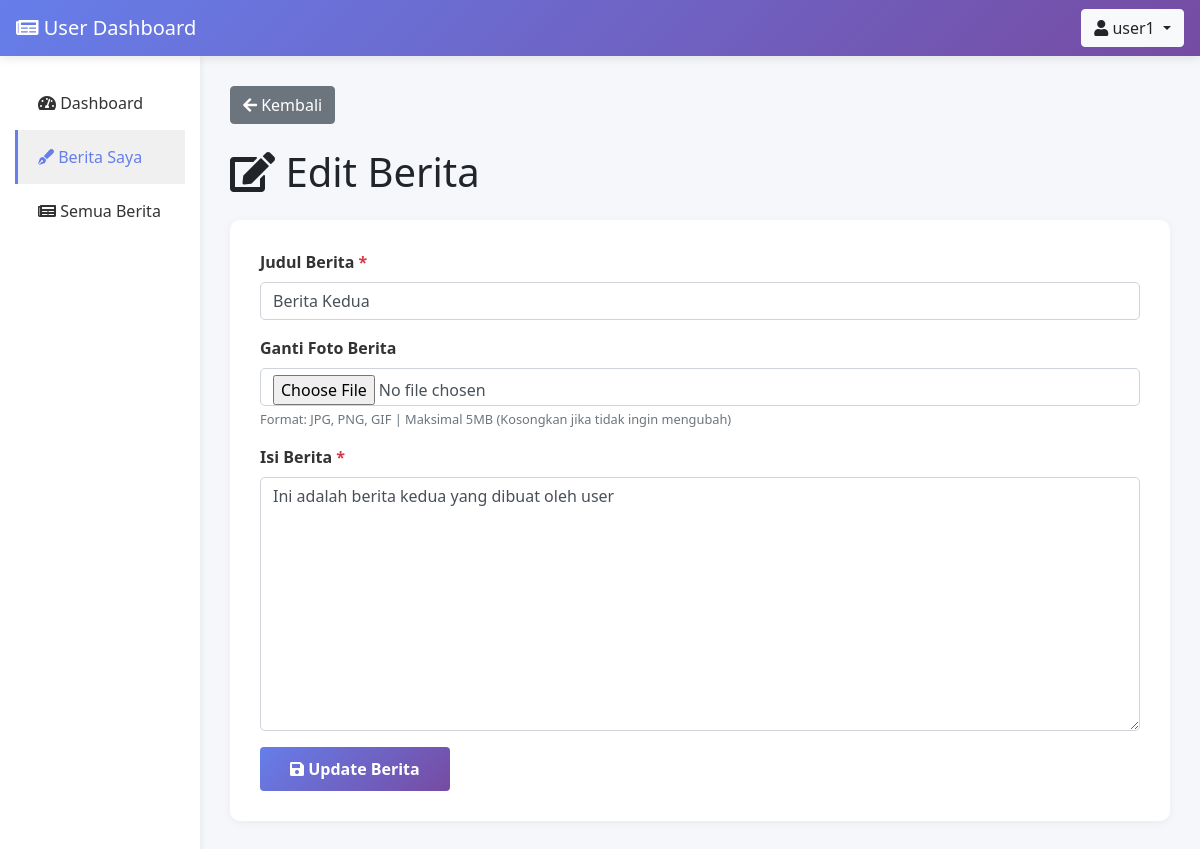
The page /user/berita_edit.php?id=2 (signed in) on the database its author committed.
### tables this page shows
CREATE TABLE berita (
    id INT PRIMARY KEY AUTO_INCREMENT,
    judul VARCHAR(255) NOT NULL,
    isi TEXT NOT NULL,
    foto VARCHAR(255),
    user_id INT NOT NULL,
    created_at TIMESTAMP DEFAULT CURRENT_TIMESTAMP,
    updated_at TIMESTAMP DEFAULT CURRENT_TIMESTAMP ON UPDATE CURRENT_TIMESTAMP,
    FOREIGN KEY (user_id) REFERENCES users(id) ON DELETE CASCADE
);

### user/berita_edit.php (the view, shortened to what this page needs)
<?php
include '../koneksi.php';
$id = $_GET['id'] ?? '';
$query = "SELECT * FROM berita WHERE id = $id AND user_id = " . $_SESSION['user_id'];
$result = mysqli_query($koneksi, $query);
$berita = mysqli_fetch_assoc($result);
?>
<!DOCTYPE html>
<html lang="id">
<head>
    <link rel="stylesheet" href="https://stackpath.bootstrapcdn.com/bootstrap/4.5.2/css/bootstrap.min.css">
    <link rel="stylesheet" href="https://cdnjs.cloudflare.com/ajax/libs/font-awesome/5.15.4/css/all.min.css">
</head>
<body>
    <nav class="navbar navbar-dark sticky-top">
        <a class="navbar-brand" href="#">
            <i class="fas fa-newspaper"></i> User Dashboard
        </a>
        <div class="dropdown">
            <button class="btn btn-light dropdown-toggle" type="button" id="dropdownMenuButton" data-toggle="dropdown">
                <i class="fas fa-user"></i> <?php echo $_SESSION['username']; ?>
            </button>
        </div>
    </nav>
    <div class="container-fluid">
        <div class="row">
            <nav class="col-md-2 sidebar">
                <div class="nav flex-column">
                    <a class="nav-link" href="index.php">
                        <i class="fas fa-tachometer-alt"></i> Dashboard
                    </a>
                    <a class="nav-link active" href="berita_saya.php">
                        <i class="fas fa-pen-fancy"></i> Berita Saya
                    </a>
                    <a class="nav-link" href="semua_berita.php">
                        <i class="fas fa-newspaper"></i> Semua Berita
                    </a>
                </div>
            </nav>
            <main class="col-md-10 main-content">
                <div class="mb-4">
                    <a href="berita_saya.php" class="btn btn-secondary">
                        <i class="fas fa-arrow-left"></i> Kembali
                    </a>
                </div>
                <h1 class="mb-4"><i class="fas fa-edit"></i> Edit Berita</h1>
                <div class="form-card">
                    <form method="POST" enctype="multipart/form-data">
                        <div class="form-group">
                            <label for="judul">Judul Berita <span class="text-danger">*</span></label>
                            <input type="text" class="form-control" id="judul" name="judul" required value="<?php echo $berita['judul']; ?>">
                        </div>
                        <div class="form-group">
                            <label for="foto">Ganti Foto Berita</label>
                            <input type="file" class="form-control" id="foto" name="foto" accept="image/*">
                            <small class="form-text text-muted">Format: JPG, PNG, GIF | Maksimal 5MB (Kosongkan jika tidak ingin mengubah)</small>
                        </div>
                        <div class="form-group">
                            <label for="isi">Isi Berita <span class="text-danger">*</span></label>
                            <textarea class="form-control" id="isi" name="isi" rows="10" required><?php echo $berita['isi']; ?></textarea>
                        </div>
                        <button type="submit" class="btn btn-submit text-white">
                            <i class="fas fa-save"></i> Update Berita
                        </button>
                    </form>
                </div>
            </main>
        </div>
    </div>
</body>
</html>

### user/berita_edit.php (style rules this page uses)
body { background-color: #f5f7fa; font-family: 'Segoe UI', Tahoma, Geneva, Verdana, sans-serif; }
.navbar { background: linear-gradient(135deg, #667eea 0%, #764ba2 100%); box-shadow: 0 2px 10px rgba(0,0,0,0.1); }
.sidebar { background: white; min-height: 100vh; box-shadow: 2px 0 5px rgba(0,0,0,0.05); padding-top: 20px; }
.sidebar .nav-link { color: #333; padding: 15px 20px; border-left: 3px solid transparent; transition: all 0.3s; }
.sidebar .nav-link:hover, .sidebar .nav-link.active { background-color: #f0f0f0; border-left-color: #667eea; color: #667eea; }
.main-content { padding: 30px; }
.form-card { background: white; padding: 30px; border-radius: 10px; box-shadow: 0 2px 10px rgba(0,0,0,0.05); }
.form-group label { font-weight: 600; color: #333; }
.form-control { border-radius: 5px; }
.btn-submit { background: linear-gradient(135deg, #667eea 0%, #764ba2 100%); border: none; padding: 10px 30px; font-weight: bold; }

### rows shown on the page
berita: judul "Berita Kedua", isi "Ini adalah berita kedua yang dibuat oleh user"

### other values the page prints
$_SESSION['username'] "user1"
